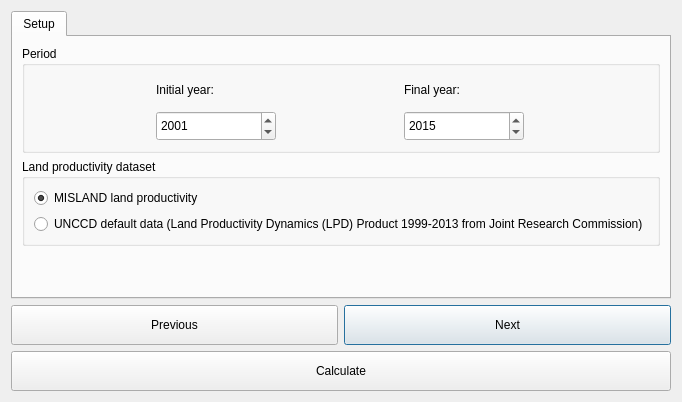
<?xml version="1.0" encoding="UTF-8"?>
<ui version="4.0">
 <class>DlgCalculateOneStep</class>
 <widget class="QDialog" name="DlgCalculateOneStep">
  <property name="geometry">
   <rect>
    <x>0</x>
    <y>0</y>
    <width>615</width>
    <height>383</height>
   </rect>
  </property>
  <property name="sizePolicy">
   <sizepolicy hsizetype="Fixed" vsizetype="Fixed">
    <horstretch>0</horstretch>
    <verstretch>0</verstretch>
   </sizepolicy>
  </property>
  <property name="windowTitle">
   <string>Calculate SDG 15.3.1 Indicator (one-step)</string>
  </property>
  <layout class="QVBoxLayout" name="verticalLayout">
   <item>
    <widget class="QTabWidget" name="TabBox">
     <property name="sizePolicy">
      <sizepolicy hsizetype="Minimum" vsizetype="MinimumExpanding">
       <horstretch>0</horstretch>
       <verstretch>0</verstretch>
      </sizepolicy>
     </property>
     <property name="tabShape">
      <enum>QTabWidget::Rounded</enum>
     </property>
     <property name="currentIndex">
      <number>0</number>
     </property>
     <widget class="QWidget" name="SetupTab">
      <attribute name="title">
       <string>Setup</string>
      </attribute>
      <layout class="QVBoxLayout" name="verticalLayout_2">
       <item>
        <widget class="QGroupBox" name="groupBox_period">
         <property name="sizePolicy">
          <sizepolicy hsizetype="Minimum" vsizetype="Fixed">
           <horstretch>0</horstretch>
           <verstretch>0</verstretch>
          </sizepolicy>
         </property>
         <property name="maximumSize">
          <size>
           <width>16777215</width>
           <height>16777215</height>
          </size>
         </property>
         <property name="title">
          <string>Period</string>
         </property>
         <layout class="QGridLayout" name="gridLayout_8">
          <item row="0" column="0">
           <widget class="QLabel" name="label_10">
            <property name="minimumSize">
             <size>
              <width>0</width>
              <height>30</height>
             </size>
            </property>
            <property name="font">
             <font>
              <weight>50</weight>
              <bold>false</bold>
             </font>
            </property>
            <property name="text">
             <string>Initial year:</string>
            </property>
           </widget>
          </item>
          <item row="0" column="1">
           <widget class="QLabel" name="label_3">
            <property name="minimumSize">
             <size>
              <width>0</width>
              <height>30</height>
             </size>
            </property>
            <property name="text">
             <string>Final year:</string>
            </property>
           </widget>
          </item>
          <item row="1" column="1">
           <widget class="QDateEdit" name="year_final">
            <property name="sizePolicy">
             <sizepolicy hsizetype="Minimum" vsizetype="Minimum">
              <horstretch>0</horstretch>
              <verstretch>0</verstretch>
             </sizepolicy>
            </property>
            <property name="minimumSize">
             <size>
              <width>0</width>
              <height>30</height>
             </size>
            </property>
            <property name="maximumSize">
             <size>
              <width>120</width>
              <height>35</height>
             </size>
            </property>
            <property name="displayFormat">
             <string notr="true">yyyy</string>
            </property>
            <property name="date">
             <date>
              <year>2015</year>
              <month>1</month>
              <day>1</day>
             </date>
            </property>
           </widget>
          </item>
          <item row="1" column="0">
           <widget class="QDateEdit" name="year_initial">
            <property name="sizePolicy">
             <sizepolicy hsizetype="Minimum" vsizetype="Minimum">
              <horstretch>0</horstretch>
              <verstretch>0</verstretch>
             </sizepolicy>
            </property>
            <property name="minimumSize">
             <size>
              <width>0</width>
              <height>30</height>
             </size>
            </property>
            <property name="maximumSize">
             <size>
              <width>120</width>
              <height>35</height>
             </size>
            </property>
            <property name="displayFormat">
             <string notr="true">yyyy</string>
            </property>
            <property name="date">
             <date>
              <year>2001</year>
              <month>1</month>
              <day>1</day>
             </date>
            </property>
           </widget>
          </item>
         </layout>
        </widget>
       </item>
       <item>
        <widget class="QGroupBox" name="groupBox">
         <property name="title">
          <string>Land productivity dataset</string>
         </property>
         <layout class="QGridLayout" name="gridLayout">
          <item row="1" column="0" colspan="2">
           <widget class="QRadioButton" name="mode_lpd_jrc">
            <property name="text">
             <string>UNCCD default data (Land Productivity Dynamics (LPD) Product 1999-2013 from Joint Research Commission)</string>
            </property>
            <property name="checked">
             <bool>false</bool>
            </property>
           </widget>
          </item>
          <item row="0" column="0">
           <widget class="QRadioButton" name="mode_te_prod">
            <property name="text">
             <string>MISLAND land productivity</string>
            </property>
            <property name="checked">
             <bool>true</bool>
            </property>
           </widget>
          </item>
         </layout>
        </widget>
       </item>
       <item>
        <spacer name="verticalSpacer">
         <property name="orientation">
          <enum>Qt::Vertical</enum>
         </property>
         <property name="sizeType">
          <enum>QSizePolicy::MinimumExpanding</enum>
         </property>
         <property name="sizeHint" stdset="0">
          <size>
           <width>20</width>
           <height>40</height>
          </size>
         </property>
        </spacer>
       </item>
      </layout>
     </widget>
    </widget>
   </item>
   <item>
    <layout class="QGridLayout" name="gridLayout_3">
     <item row="0" column="1">
      <widget class="QPushButton" name="button_next">
       <property name="sizePolicy">
        <sizepolicy hsizetype="Minimum" vsizetype="Minimum">
         <horstretch>0</horstretch>
         <verstretch>0</verstretch>
        </sizepolicy>
       </property>
       <property name="minimumSize">
        <size>
         <width>0</width>
         <height>40</height>
        </size>
       </property>
       <property name="text">
        <string>Next</string>
       </property>
      </widget>
     </item>
     <item row="1" column="0" colspan="2">
      <widget class="QPushButton" name="button_calculate">
       <property name="sizePolicy">
        <sizepolicy hsizetype="Minimum" vsizetype="Minimum">
         <horstretch>0</horstretch>
         <verstretch>0</verstretch>
        </sizepolicy>
       </property>
       <property name="minimumSize">
        <size>
         <width>0</width>
         <height>40</height>
        </size>
       </property>
       <property name="text">
        <string>Calculate</string>
       </property>
      </widget>
     </item>
     <item row="0" column="0">
      <widget class="QPushButton" name="button_prev">
       <property name="sizePolicy">
        <sizepolicy hsizetype="Minimum" vsizetype="Minimum">
         <horstretch>0</horstretch>
         <verstretch>0</verstretch>
        </sizepolicy>
       </property>
       <property name="minimumSize">
        <size>
         <width>0</width>
         <height>40</height>
        </size>
       </property>
       <property name="text">
        <string>Previous</string>
       </property>
      </widget>
     </item>
    </layout>
   </item>
  </layout>
 </widget>
 <tabstops>
  <tabstop>TabBox</tabstop>
  <tabstop>button_prev</tabstop>
  <tabstop>button_next</tabstop>
  <tabstop>button_calculate</tabstop>
 </tabstops>
 <resources/>
 <connections/>
</ui>
